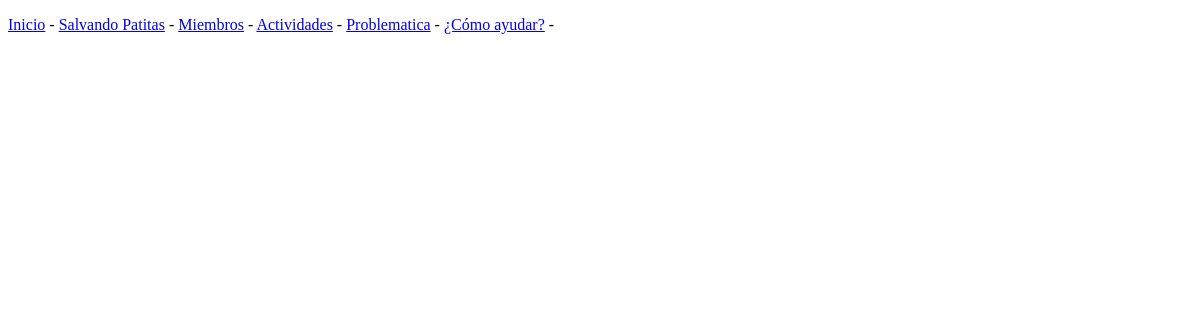
Before: /problematica/ with the older database file.
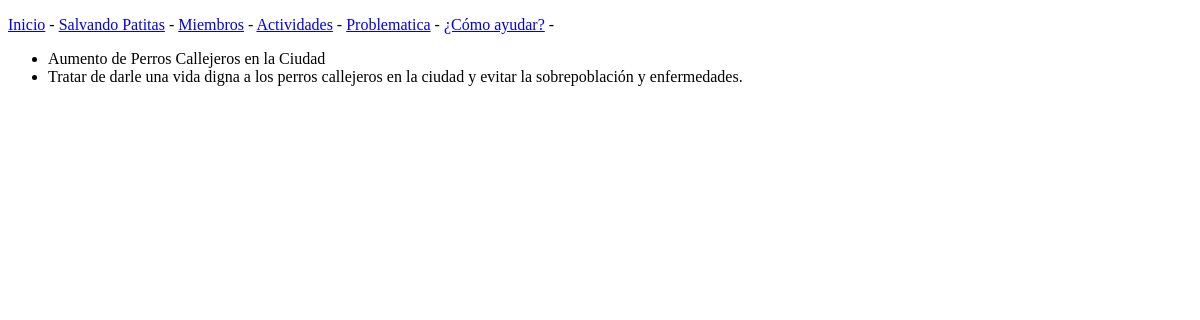
After: the same page with the newer database file.
### salvando_patas/models.py (models this page shows)
class Issue(models.Model):
    title = models.CharField(max_length=200)
    description = models.TextField()
    image = models.ImageField(upload_to='activities/',blank=True,null=True)

### salvando_patas/views.py (the view)
# urls.py: path('problematica/',views.problematica,name='problematica'),
def problematica(request):
    objetos = Issue.objects.all()
    context = {'objetos':objetos}
    return render(request,'salvando_patas/problematica.html',context)

### salvando_patas/templates/salvando_patas/problematica.html (shortened to what this page needs)
<!DOCTYPE html>
<html lang="es">
<head>
</head>
<body>
{% extends 'salvando_patas/base.html' %}
{% block content %}
    <ul>
    {% for objeto in objetos %}
        <li>{{ objeto.title }}</li>
        <li>{{ objeto.description }}</li>
    {% endfor %}
    </ul>
{% endblock content %}

Changed rows visible on the page:
added Issue: title "Aumento de Perros Callejeros en la Ciudad", description "Tratar de darle una vida digna a los perros callejeros en la ciudad y evitar la sobrepoblación y enfermedades."
